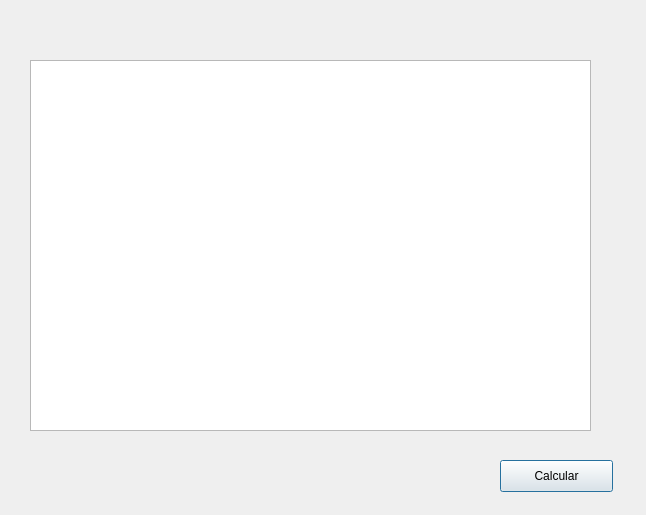
<?xml version="1.0" encoding="UTF-8"?>
<ui version="4.0">
 <class>Dialog</class>
 <widget class="QDialog" name="Dialog">
  <property name="geometry">
   <rect>
    <x>0</x>
    <y>0</y>
    <width>646</width>
    <height>515</height>
   </rect>
  </property>
  <property name="windowTitle">
   <string>Dialog</string>
  </property>
  <widget class="QTableWidget" name="tableWidget">
   <property name="geometry">
    <rect>
     <x>30</x>
     <y>60</y>
     <width>561</width>
     <height>371</height>
    </rect>
   </property>
  </widget>
  <widget class="QPushButton" name="btn_calc">
   <property name="geometry">
    <rect>
     <x>500</x>
     <y>460</y>
     <width>113</width>
     <height>32</height>
    </rect>
   </property>
   <property name="text">
    <string>Calcular</string>
   </property>
  </widget>
 </widget>
 <resources/>
 <connections/>
</ui>
